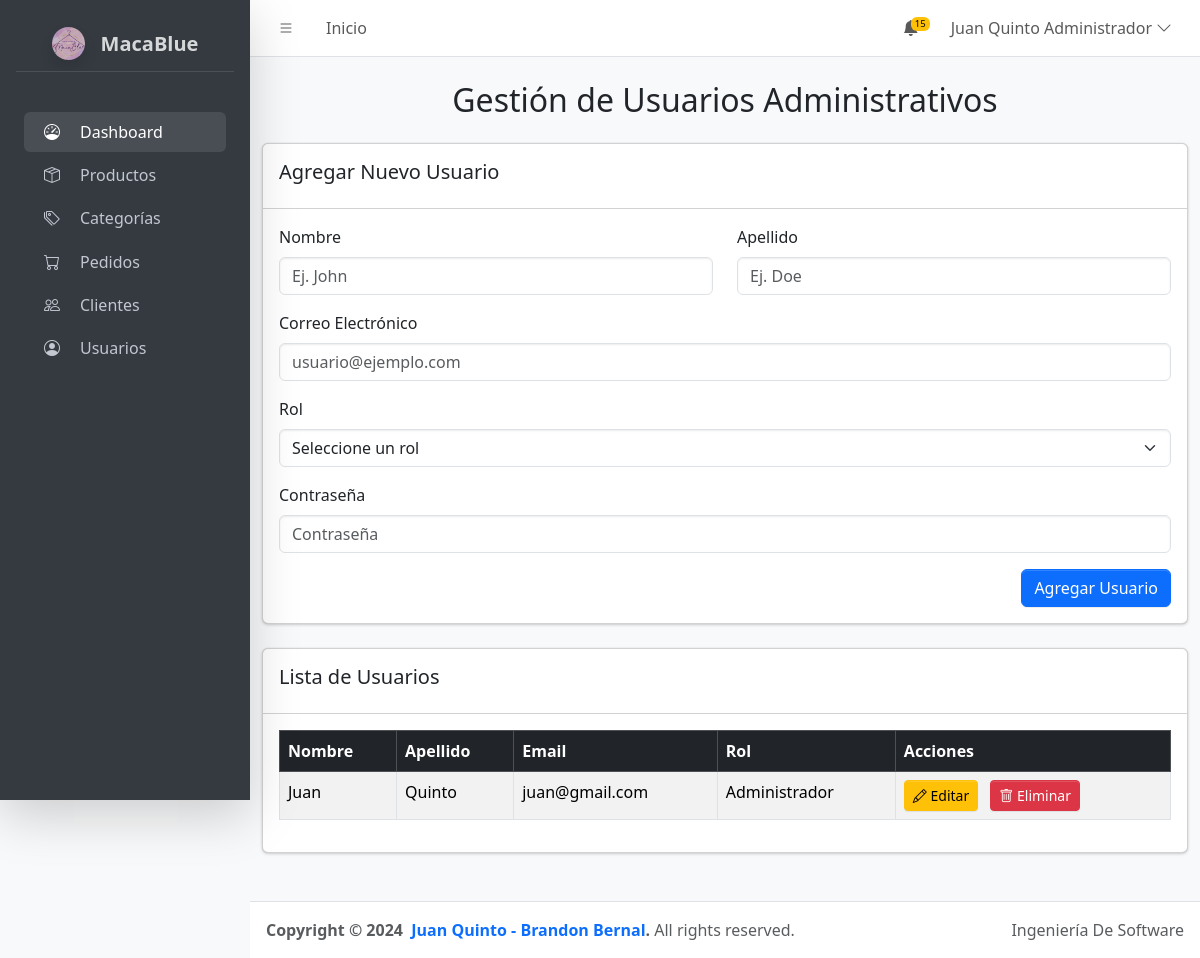
The page /Admin/view/view-usuarios.php (signed in) on the database as committed earlier.
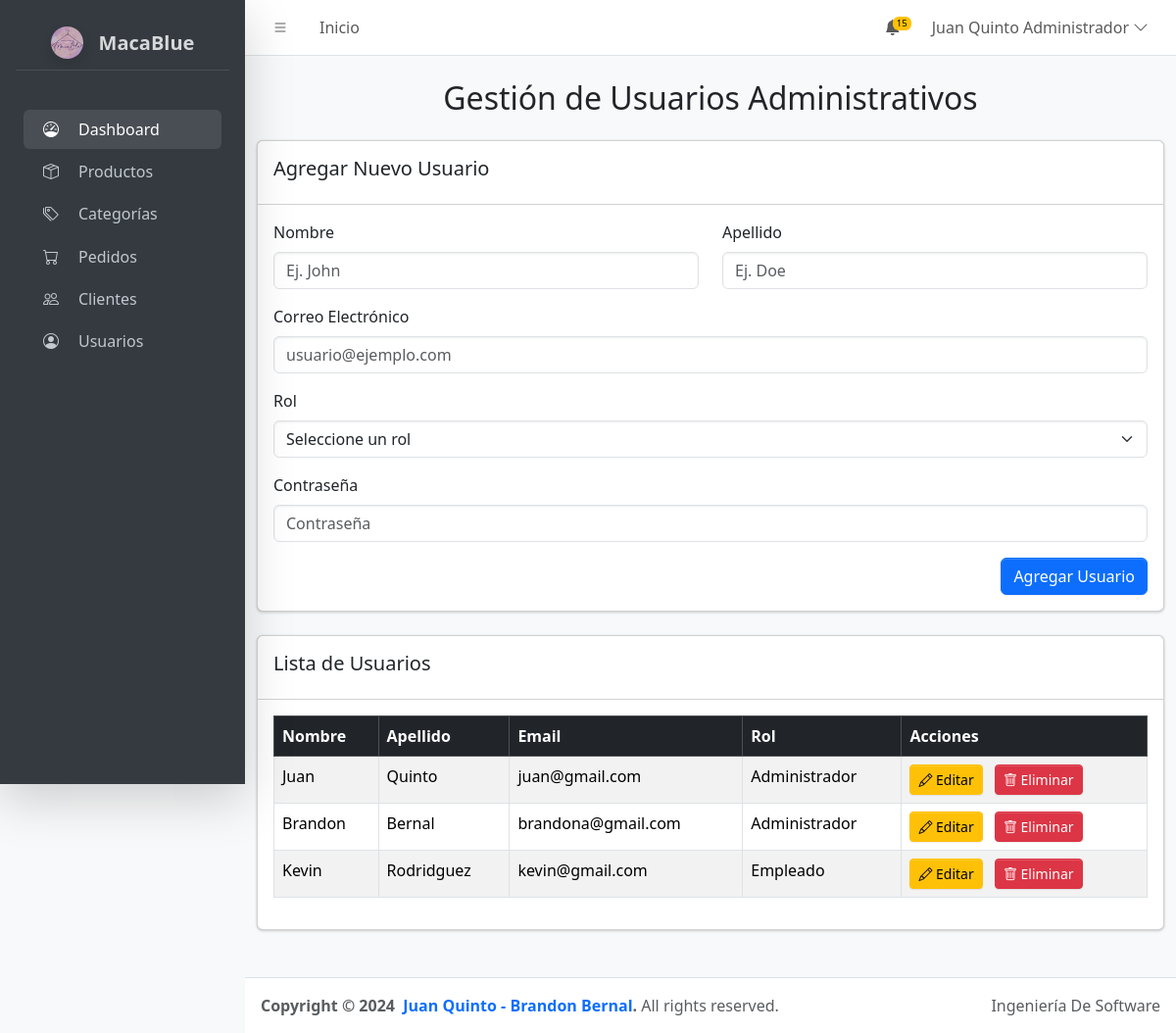
The same page on the database as committed later.
### tables this page shows
CREATE TABLE `usuarios` (
  `usuario_id` int(11) NOT NULL,
  `nombreUsuario` varchar(50) NOT NULL,
  `apellidoUsuario` varchar(50) NOT NULL,
  `emailUsuario` varchar(100) NOT NULL,
  `rolUsuario` enum('Administrador','Empleado','Supervisor') NOT NULL,
  `passwordUsuario` varchar(255) NOT NULL,
  `created_at` timestamp NOT NULL DEFAULT current_timestamp()
);

### Admin/model/model-usuarios.php (called while the page is built, shortened)
<?php
class Usuario {
    private $conn;
    private $table_name = "usuarios";
    public function __construct($db) {
        $this->conn = $db;
    }
    public function readAll() {
        $query = "SELECT usuario_id, nombreUsuario, apellidoUsuario, emailUsuario, rolUsuario FROM " . $this->table_name;
        $stmt = $this->conn->prepare($query);
        $stmt->execute();
        return $stmt;
    }
}
?>

### Admin/view/view-usuarios.php (the view, shortened to what this page needs)
<?php
include_once '../model/model-usuarios.php';
$database = new Database();
$db = $database->getConnection();
$usuario = new Usuario($db);
$usuarios = $usuario->readAll();
?>
<!DOCTYPE html>
<html lang="en">
<head>
    <link rel="stylesheet" href="https://cdn.jsdelivr.net/npm/@fontsource/source-sans-3@5.0.12/index.css">
    <link rel="stylesheet" href="https://cdn.jsdelivr.net/npm/overlayscrollbars@2.3.0/styles/overlayscrollbars.min.css">
    <link rel="stylesheet" href="https://cdn.jsdelivr.net/npm/bootstrap-icons@1.11.0/font/bootstrap-icons.min.css">
    <link rel="stylesheet" href="https://cdn.jsdelivr.net/npm/bootstrap@5.3.2/dist/css/bootstrap.min.css">
    <link rel="stylesheet" href="../Adminlte/dist/css/adminlte.css">
    <link rel="stylesheet" href="https://cdn.jsdelivr.net/npm/sweetalert2@11/dist/sweetalert2.min.css">
</head>
<body class="layout-fixed sidebar-expand-lg bg-body-tertiary">
    <div class="app-wrapper">
        <?php
        include 'nav.php';
        include 'menu-lateral.php';
        ?>
        <div class="container my-4">
            <h2 class="text-center mb-4">Gestión de Usuarios Administrativos</h2>
            <div class="card mb-4">
                <div class="card-header">
                    <h5 id="formHeader">Agregar Nuevo Usuario</h5>
                </div>
                <div class="card-body">
                    <form id="formUsuario" method="POST" action="../controller/controller-usuarios.php">
                        <div class="row">
                            <div class="col-md-6 mb-3">
                                <label for="nombreUsuario" class="form-label">Nombre</label>
                                <input type="text" name="nombreUsuario" class="form-control" id="nombreUsuario" placeholder="Ej. John" required>
                            </div>
                            <div class="col-md-6 mb-3">
                                <label for="apellidoUsuario" class="form-label">Apellido</label>
                                <input type="text" name="apellidoUsuario" class="form-control" id="apellidoUsuario" placeholder="Ej. Doe" required>
                            </div>
                        </div>
                        <div class="mb-3">
                            <label for="emailUsuario" class="form-label">Correo Electrónico</label>
                            <input type="email" name="emailUsuario" class="form-control" id="emailUsuario" placeholder="usuario@ejemplo.com" required>
                        </div>
                        <div class="mb-3">
                            <label for="rolUsuario" class="form-label">Rol</label>
                            <select name="rolUsuario" id="rolUsuario" class="form-select" required>
                                <option selected disabled value="">Seleccione un rol</option>
                            </select>
                        </div>
                        <div class="mb-3">
                            <label for="passwordUsuario" class="form-label">Contraseña</label>
                            <input type="password" name="passwordUsuario" class="form-control" id="passwordUsuario" placeholder="Contraseña" required>
                        </div>
                        <div class="text-end">
                            <button type="submit" id="submitButton" class="btn btn-primary">Agregar Usuario</button>
                        </div>
                    </form>
                </div>
            </div>
            <div class="card mb-4">
                <div class="card-header">
                    <h5>Lista de Usuarios</h5>
                </div>
                <div class="card-body">
                    <div class="table-responsive">
                        <table class="table table-striped table-bordered">
                            <thead class="table-dark">
                                <tr>
                                    <th>Nombre</th>
                                    <th>Apellido</th>
                                    <th>Email</th>
                                    <th>Rol</th>
                                    <th>Acciones</th>
                                </tr>
                            </thead>
                            <tbody>
                                <?php while ($row = $usuarios->fetch(PDO::FETCH_ASSOC)) : ?>
                                    <tr>
                                        <td><?php echo htmlspecialchars($row['nombreUsuario']); ?></td>
                                        <td><?php echo htmlspecialchars($row['apellidoUsuario']); ?></td>
                                        <td><?php echo htmlspecialchars($row['emailUsuario']); ?></td>
                                        <td><?php echo htmlspecialchars($row['rolUsuario']); ?></td>
                                        <td>
                                            <button class="btn btn-warning btn-sm me-2" onclick="editUser(<?php echo $row['usuario_id']; ?>)">
                                                <i class="bi bi-pencil"></i> Editar
                                            </button>
                                            <button class="btn btn-danger btn-sm" onclick="confirmDeleteUser(<?php echo $row['usuario_id']; ?>)">
                                                <i class="bi bi-trash"></i> Eliminar
                                            </button>
                                        </td>
                                    </tr>
                                <?php endwhile; ?>
                            </tbody>
                        </table>
                    </div>
                </div>
            </div>
        </div>
        <?php include 'footer.php'; ?>
    </div>
</body>
</html>

### Admin/view/nav.php (shortened to what this page needs)
<nav class="app-header navbar navbar-expand bg-body">
    <div class="container-fluid">
        <ul class="navbar-nav">
            <li class="nav-item">
                <a class="nav-link" data-lte-toggle="sidebar" href="#" role="button">
                    <i class="bi bi-list"></i>
                </a>
            </li>
            <li class="nav-item d-none d-md-block">
                <a href="#" class="nav-link">Inicio</a>
            </li>
        </ul>
        <ul class="navbar-nav ms-auto">
            <li class="nav-item dropdown">
                <a class="nav-link" data-bs-toggle="dropdown" href="#">
                    <i class="bi bi-bell-fill"></i>
                    <span class="navbar-badge badge text-bg-warning">15</span>
                </a>
            </li>
            <li class="nav-item dropdown user-menu">
                <a href="#" class="nav-link dropdown-toggle d-flex align-items-center" data-bs-toggle="dropdown">
                    <span class="d-none d-md-inline me-1">
                    <?php
                        if (isset($_SESSION['user_name'])) {
                            echo htmlspecialchars($_SESSION['user_name']);
                        } else {
                            echo "Usuario";
                        }
                        if (isset($_SESSION['user_role'])) {
                            echo " " . htmlspecialchars($_SESSION['user_role']);
                        } else {
                            echo " Usuario";
                        }
                        ?>
                    </span>
                    <i class="bi bi-chevron-down"></i>
                </a>
            </li>
        </ul>
    </div>
</nav>

### Admin/view/menu-lateral.php (shortened to what this page needs)
<?php
$userRole = isset($_SESSION['user_role']) ? $_SESSION['user_role'] : '';
?>
<aside class="app-sidebar bg-body-secondary shadow-lg p-3" data-bs-theme="dark">
    <div class="sidebar-brand mb-4">
        <a href="\MacaBlue\Admin\view\view-dashboard.php" class="brand-link d-flex align-items-center">
            <img src="../assets/img/MacaBlue.jpg" alt="Store Logo" class="brand-image opacity-75 shadow rounded-circle me-2">
            <span class="brand-text fw-bold">MacaBlue</span>
        </a>
    </div>
    <div class="sidebar-wrapper">
        <nav class="mt-2">
            <ul class="nav sidebar-menu flex-column" data-lte-toggle="treeview" role="menu" data-accordion="false">
                <li class="nav-item">
                    <a href="\MacaBlue\Admin\view\view-dashboard.php" class="nav-link active d-flex align-items-center">
                    <i class="nav-icon bi bi-speedometer me-2"></i>
                        <p class="mb-0">Dashboard</p>
                    </a>
                </li>
                <li class="nav-item">
                    <a href="\MacaBlue\Admin\view\view-productos.php" class="nav-link d-flex align-items-center">
                        <i class="nav-icon bi bi-box-seam me-2"></i>
                        <p class="mb-0">Productos</p>
                    </a>
                </li>
                <li class="nav-item">
                    <a href="\MacaBlue\Admin\view\view-categorias.php" class="nav-link d-flex align-items-center">
                        <i class="nav-icon bi bi-tags me-2"></i>
                        <p class="mb-0">Categorías</p>
                    </a>
                </li>
                <li class="nav-item">
                    <a href="\MacaBlue\Admin\view\view-pedidos.php" class="nav-link d-flex align-items-center">
                        <i class="nav-icon bi bi-cart me-2"></i>
                        <p class="mb-0">Pedidos</p>
                    </a>
                </li>
                <?php if($userRole == 'Administrador' || $userRole == 'Empleado'): ?>
                <li class="nav-item">
                    <a href="\MacaBlue\Admin\view\view-clientes.php" class="nav-link d-flex align-items-center">
                        <i class="nav-icon bi bi-people me-2"></i>
                        <p class="mb-0">Clientes</p>
                    </a>
                </li>
                <?php endif; ?>
                <?php if($userRole == 'Administrador'): ?>
                <li class="nav-item">
                    <a href="\MacaBlue\Admin\view\view-usuarios.php" class="nav-link d-flex align-items-center" id="usuarios-link">
                        <i class="nav-icon bi bi-person-circle me-2"></i>
                        <p class="mb-0">Usuarios</p>
                    </a>
                </li>
                <?php endif; ?>
            </ul>
        </nav>
    </div>
</aside>

### Admin/view/footer.php
<footer class="app-footer">
    <div class="float-end d-none d-sm-inline">Ingeniería De Software</div>
    <strong>
        Copyright &copy; 2024&nbsp;
        <a href="https://adminlte.io" class="text-decoration-none">Juan Quinto - Brandon Bernal</a>.
    </strong>
    All rights reserved.
</footer>

### Admin/view/menu-lateral.php (style rules this page uses)
html, body { height: 100%; margin: 0; }
.app-sidebar { height: 100%; display: flex; flex-direction: column; }
.sidebar-wrapper { flex: 1; overflow-y: auto; }

Rows that differ between the two databases and show on the page:
added usuarios: nombreUsuario "Brandon", apellidoUsuario "Bernal", emailUsuario "brandona@gmail.com", rolUsuario "Administrador"
added usuarios: nombreUsuario "Kevin", apellidoUsuario "Rodridguez", emailUsuario "kevin@gmail.com", rolUsuario "Empleado"
